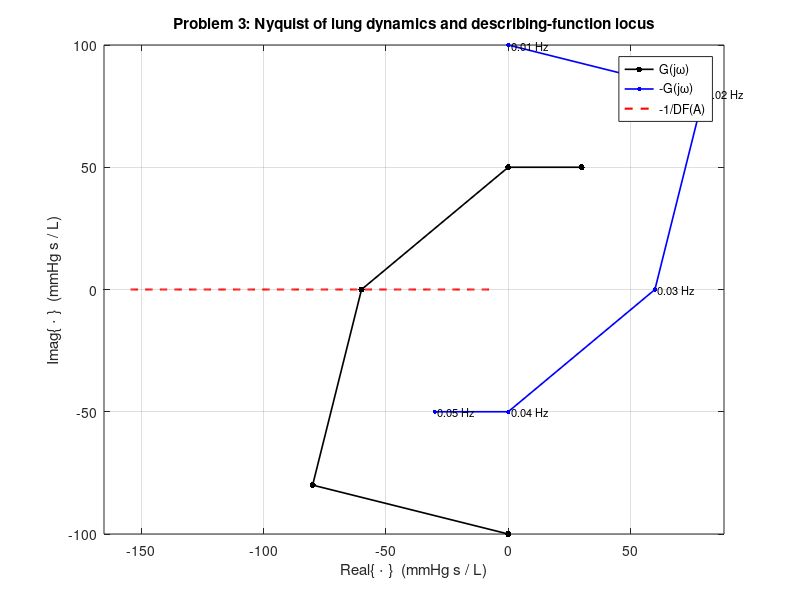

This figure's MATLAB source:
function problem3_describing_function()
%  Verify describing-function analysis for ventilator + lung loop
%  - Relay: +/-0.05 L/s
%  - Lung dynamics: Nyquist data G(jw) from Fig 2B or provided file
%  Last checked: Nov. 24, 2025

%% --- User-supplied Nyquist data for G(jw) -----------------------------
% f_vec: frequency in Hz, 0.01 to 0.05 (or whatever grid is provided)
% Gre, Gim: real and imag parts of G(jw) in mmHg s / L
%
% TODO: replace these example values with the actual course data
%       (e.g., load from a .mat file or paste numeric columns).

f_vec = [0.01 0.02 0.03 0.04 0.05];  % Hz (placeholder)
Gre   = [  0  -80  -60    0   30];   % Re{G(jw)} example only
Gim   = [-100 -80    0   50   50];   % Im{G(jw)} example only

G = Gre + 1j*Gim;

%% --- Describing function of relay ------------------------------------
M = 0.05;                 % relay output level (L/s)
A_vec = linspace(0.5,10,400);    % amplitude range in mmHg

DF = (4*M)./(pi*A_vec);   % DF(A) = 4M/(pi A), real > 0

% locus of -1/DF(A) (negative real axis)
x_df = -1./DF;
y_df = zeros(size(x_df));

%% --- Nyquist of -G(jw) -----------------------------------------------
G_minus = -G;             % effective loop nonlinearity is -G*DF
Gre_m   = real(G_minus);
Gim_m   = imag(G_minus);

%% --- Find approximate intersection with -1/DF(A) line -----------------
% Strategy:
%  1) look for Nyquist points whose imag part ~ 0 (on real axis)
%  2) for those, match real part to -1/DF(A) and infer A, freq.

tol_im = 5;   % mmHg s/L; tolerance for "approximately real"
idx_real = find(abs(Gim_m) <= tol_im);

A_int   = NaN(numel(idx_real),1);
f_int   = NaN(numel(idx_real),1);

for k = 1:numel(idx_real)
    i = idx_real(k);
    x_target = Gre_m(i);              % real part of -G
    % Solve -1/DF(A) = x_target => -pi*A/0.2 = x_target
    A_int(k) = -0.2 * x_target / pi;
    f_int(k) = f_vec(i);
end

% choose positive A only
valid = A_int > 0 & ~isnan(A_int);
A_int = A_int(valid);
f_int = f_int(valid);

% pick the one with largest |G| among candidates (typical DF choice)
A_star = NaN; f_star = NaN; G_star = NaN;
if ~isempty(A_int)
    cand_idx = idx_real(valid);
    [~,j] = max(abs(G(cand_idx)));
    A_star = A_int(j);
    f_star = f_int(j);
    G_star = G_minus(cand_idx(j));
end

%% --- Plot Nyquist + DF locus -----------------------------------------
figure; hold on; grid on; box on;
plot(Gre, Gim, 'k.-', 'LineWidth', 1.2, 'MarkerSize', 14);       % G(jw)
plot(Gre_m, Gim_m, 'b.-', 'LineWidth', 1.2, 'MarkerSize', 10);   % -G(jw)
plot(x_df, y_df, 'r--', 'LineWidth', 1.5);                       % -1/DF(A)

% mark frequencies on -G(jw)
for i = 1:numel(f_vec)
    text(Gre_m(i), Gim_m(i), sprintf(' %.3g Hz', f_vec(i)), ...
        'FontSize', 8, 'HorizontalAlignment', 'left');
end

% mark intersection estimate
if ~isnan(A_star)
    plot(real(G_star), imag(G_star), 'ro', 'MarkerSize', 10, ...
         'MarkerFaceColor', 'r');
    legend('G(j\omega)', '-G(j\omega)', '-1/DF(A)', 'intersection', ...
           'Location', 'Best');
else
    legend('G(j\omega)', '-G(j\omega)', '-1/DF(A)', 'Location', 'Best');
end

xlabel('Real\{ \cdot \}  (mmHg s / L)');
ylabel('Imag\{ \cdot \}  (mmHg s / L)');
title('Problem 3: Nyquist of lung dynamics and describing-function locus');
axis equal;

%% --- Report estimated limit-cycle properties --------------------------
if ~isnan(A_star)
    fprintf('Estimated limit-cycle amplitude A  ~ %.2f mmHg\n', A_star);
    fprintf('Estimated limit-cycle frequency f ~ %.3f Hz\n', f_star);
else
    fprintf('No intersection found with current Nyquist data + tolerance.\n');
end

end
